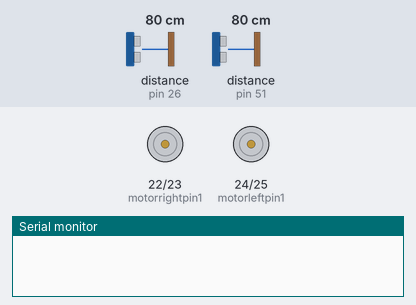
A sketch run on a simulated Arduino Mega 2560, built with avr-gcc and run on an emulated ATmega2560. On the bench: motor-driver pin pairs drawn as motors (green arrow = first pin HIGH = forward, orange = second pin HIGH = backward, longer = more drive), the last lines printed to the serial monitor. Wiring (inferred from the names in the program): ultrasonic range finder: trigger pin 50; echo pin 51. The inputs (shaded band) are chosen by the test bench; at power-on: distance to the obstacle (sensors on pin 51, pin 26) 80 cm. The echo pulse lasts 58.3 µs per cm.

Above: at 1.8 s.
1.9 s: distance to the obstacle (sensor on pin 51) set to 5 cm
3.4 s: distance to the obstacle (sensor on pin 51) set to 2 cm
At 4.7 s:
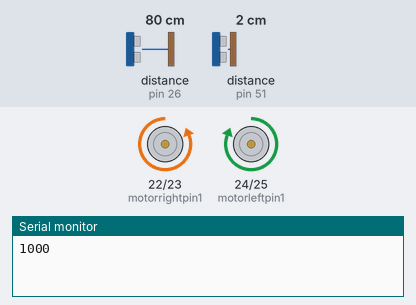
At 8.4 s:
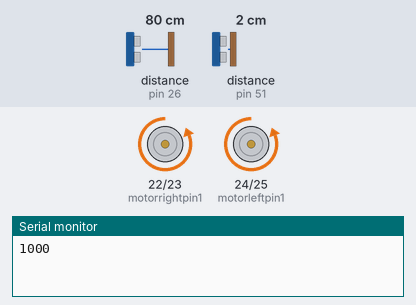
Timing chart, 0 to 11.9 s (numbered marks = the images above; inputs shaded):
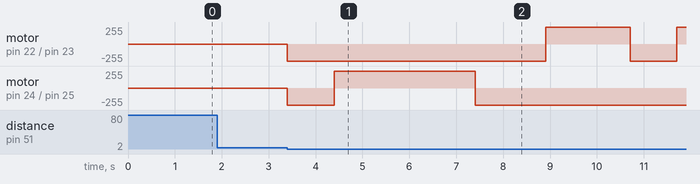

Measured:
- the behaviour switches between 4 and 3 cm on distance to the obstacle (sensor on pin 51) (found by bisection; images 0 and 1)
- after the input at 1.9 s, every drawn part: stays the same

The sketch:

robot_tour.ino
```cpp
// motor
int motorrightpin1 = 22;
int motorrightpin2 = 23;
int motorleftpin1 = 24;
int motorleftpin2 = 25;
int Wall = 15;
// distanceSensors
const int trigPinL = 52;
const int echoPinL = 53;
const int trigPinM = 50;
const int echoPinM = 51;
const int trigPinR = 27;
const int echoPinR = 26;
long duration;
int distance = 100;
// colorSensor
#define S0 4
#define S1 5
#define S2 6
#define S3 7
#define sensorOut 8
int redFrequency = 0;
int greenFrequency = 0;
int blueFrequency = 0;
void setup() {
  // motor
  pinMode(motorrightpin1, OUTPUT);
  pinMode(motorrightpin2, OUTPUT);
  pinMode(motorleftpin1, OUTPUT);
  pinMode(motorleftpin2, OUTPUT);
  // DistanceSensors
  pinMode(trigPinL, OUTPUT);
  pinMode(echoPinL, INPUT);
  pinMode(trigPinM, OUTPUT);
  pinMode(echoPinM, INPUT);
  pinMode(trigPinR, OUTPUT);
  pinMode(echoPinR, INPUT);
  Serial.begin(9600);
}
void StartMotors() {
  digitalWrite(motorrightpin1, LOW);
  digitalWrite(motorrightpin2, HIGH);
  digitalWrite(motorleftpin1, LOW);
  digitalWrite(motorleftpin2, HIGH);

}
void StopMotor() {
  digitalWrite(motorrightpin1, LOW);
  digitalWrite(motorrightpin2, LOW);
  digitalWrite(motorleftpin1, LOW);
  digitalWrite(motorleftpin2, LOW);
  delay(1000);
}
void LeftTurn(int Sec) {
  digitalWrite(motorrightpin1, LOW);
  digitalWrite(motorrightpin2, HIGH);
  digitalWrite(motorleftpin1, HIGH);
  digitalWrite(motorleftpin2, LOW);
  delay(Sec);
}
void RightTurn(int Sec) {
  digitalWrite(motorrightpin1, HIGH);
  digitalWrite(motorrightpin2, LOW);
  digitalWrite(motorleftpin1, LOW);
  digitalWrite(motorleftpin2, HIGH);
  delay(Sec);
}
void StraightEc(int dist) {
  StartMotors();
  delay(1000);
  distance = 1000;
  while (distance > dist) {
    Serial.println(distance);
    digitalWrite(trigPinM, LOW);
    delayMicroseconds(21);
    // Sets the trigPin on HIGH state for 10 micro seconds
    digitalWrite(trigPinM, HIGH);
    delayMicroseconds(10);
    digitalWrite(trigPinM, LOW);
    // Reads the echoPin, returns the sound wave travel time in microseconds
    duration = pulseIn(echoPinM, HIGH);
    // Calculating the distance
    distance = duration * 0.034 / 2;
  }
}
void BlueOne() {
  StraightEc(Wall);
  // turn
  LeftTurn(3000);
  // straight
  StartMotors();
  distance = 0;
  while (distance < 35) {
    digitalWrite(trigPinR, LOW);
    delayMicroseconds(21);
    // Sets the trigPin on HIGH state for 10 micro seconds
    digitalWrite(trigPinR, HIGH);
    delayMicroseconds(10);
    digitalWrite(trigPinR, LOW);
    // Reads the echoPin, returns the sound wave travel time in microseconds
    duration = pulseIn(echoPinR, HIGH);
    // Calculating the distance
    distance = duration * 0.034 / 2;
  }
  delay(1500);
  RightTurn(1800);
  StraightEc(Wall);
  RightTurn(2200);
  StraightEc(Wall);
  LeftTurn(1600);
  StraightEc(Wall);
  // stop
  StopMotor();
}
void BlueOne1 (){
  LeftTurn(1600);
  distance = 0;
  while (distance < 35) {
    digitalWrite(trigPinR, LOW);
    delayMicroseconds(21);
    // Sets the trigPin on HIGH state for 10 micro seconds
    digitalWrite(trigPinR, HIGH);
    delayMicroseconds(10);
    digitalWrite(trigPinR, LOW);
    // Reads the echoPin, returns the sound wave travel time in microseconds
    duration = pulseIn(echoPinR, HIGH);
    // Calculating the distance
    distance = duration * 0.034 / 2;
  }
  delay(1500);
  RightTurn(2000);
  StartMotors();
  delay(2000);
  RightTurn(2000);
  StraightEc(Wall);
  LeftTurn(3200);
  StartMotors();
  distance = 0;
  while (distance < 35) {
    digitalWrite(trigPinL, LOW);
    delayMicroseconds(21);
    // Sets the trigPin on HIGH state for 10 micro seconds
    digitalWrite(trigPinL, HIGH);
    delayMicroseconds(10);
    digitalWrite(trigPinL, LOW);
    // Reads the echoPin, returns the sound wave travel time in microseconds
    duration = pulseIn(echoPinL, HIGH);
    // Calculating the distance
    distance = duration * 0.034 / 2;
  }
  delay(1500);
  LeftTurn(1600);
  StraightEc(Wall);
  LeftTurn(1600);
  distance = 100;
  StartMotors();
  while (distance > 40) {
    digitalWrite(trigPinL, LOW);
    delayMicroseconds(21);
    // Sets the trigPin on HIGH state for 10 micro seconds
    digitalWrite(trigPinL, HIGH);
    delayMicroseconds(10);
    digitalWrite(trigPinL, LOW);
    // Reads the echoPin, returns the sound wave travel time in microseconds
    duration = pulseIn(echoPinL, HIGH);
    // Calculating the distance
    distance = duration * 0.034 / 2;
  }
  delay(1500);
  LeftTurn(1600);
  StopMotor();
}
void BlueTwo() {
  RightTurn(2000);
  StartMotors();
  distance = 0;
  while (distance < 100) {
    digitalWrite(trigPinL, LOW);
    delayMicroseconds(21);
    // Sets the trigPin on HIGH state for 10 micro seconds
    digitalWrite(trigPinL, HIGH);
    delayMicroseconds(10);
    digitalWrite(trigPinL, LOW);
    // Reads the echoPin, returns the sound wave travel time in microseconds
    duration = pulseIn(echoPinL, HIGH);
    // Calculating the distance
    distance = duration * 0.034 / 2;
  }
  delay(1500);
  StopMotor();
}
void BlueTwo1 (){
  LeftTurn(1600);
  StartMotors();
  distance = 0;
  while (distance < 100) {
    digitalWrite(trigPinL, LOW);
    delayMicroseconds(21);
    // Sets the trigPin on HIGH state for 10 micro seconds
    digitalWrite(trigPinL, HIGH);
    delayMicroseconds(10);
    digitalWrite(trigPinL, LOW);
    // Reads the echoPin, returns the sound wave travel time in microseconds
    duration = pulseIn(echoPinL, HIGH);
    // Calculating the distance
    distance = duration * 0.034 / 2;
  }
  delay(1500);
  distance = 100;
  LeftTurn(3200);
  StraightEc(Wall);
  LeftTurn(1600);
  StopMotor();
}
void BlueThree() {
  StartMotors();
  distance = 0;
  while (distance < 60) {
    digitalWrite(trigPinR, LOW);
    delayMicroseconds(21);
    // Sets the trigPin on HIGH state for 10 micro seconds
    digitalWrite(trigPinR, HIGH);
    delayMicroseconds(10);
    digitalWrite(trigPinR, LOW);
    // Reads the echoPin, returns the sound wave travel time in microseconds
    duration = pulseIn(echoPinR, HIGH);
    // Calculating the distance
    distance = duration * 0.034 / 2;
  }
  delay(1500);
  StopMotor();
}
void BlueThree1() {
  LeftTurn(1600);
  StartMotors();
  distance = 100;
  while (distance > 40) {
    digitalWrite(trigPinL, LOW);
    delayMicroseconds(21);
    // Sets the trigPin on HIGH state for 10 micro seconds
    digitalWrite(trigPinL, HIGH);
    delayMicroseconds(10);
    digitalWrite(trigPinL, LOW);
    // Reads the echoPin, returns the sound wave travel time in microseconds
    duration = pulseIn(echoPinL, HIGH);
    // Calculating the distance
    distance = duration * 0.034 / 2;
  }
  delay(1500);
  LeftTurn(3200);
  StartMotors();
  distance = 0;
  while (distance < 70) {
    digitalWrite(trigPinR, LOW);
    delayMicroseconds(21);
    // Sets the trigPin on HIGH state for 10 micro seconds
    digitalWrite(trigPinR, HIGH);
    delayMicroseconds(10);
    digitalWrite(trigPinR, LOW);
    // Reads the echoPin, returns the sound wave travel time in microseconds
    duration = pulseIn(echoPinR, HIGH);
    // Calculating the distance
    distance = duration * 0.034 / 2;
  }
  delay(1500);
  LeftTurn(1600);
  StopMotor();
}
void BlueFour() {
  RightTurn(2000);
  StraightEc(Wall);
  LeftTurn(1600);
  StraightEc(Wall);
  LeftTurn(1600);
  StartMotors();
  distance = 0;
  while (distance < 70) {
    digitalWrite(trigPinR, LOW);
    delayMicroseconds(21);
    // Sets the trigPin on HIGH state for 10 micro seconds
    digitalWrite(trigPinR, HIGH);
    delayMicroseconds(10);
    digitalWrite(trigPinR, LOW);
    // Reads the echoPin, returns the sound wave travel time in microseconds
    duration = pulseIn(echoPinR, HIGH);
    // Calculating the distance
    distance = duration * 0.034 / 2;
  }
  delay(1500);
  StopMotor();
}
void BlueFour1() {
  LeftTurn(1600);
  StartMotors();
  distance = 100;
  while (distance > 40) {
    digitalWrite(trigPinL, LOW);
    delayMicroseconds(21);
    // Sets the trigPin on HIGH state for 10 micro seconds
    digitalWrite(trigPinL, HIGH);
    delayMicroseconds(10);
    digitalWrite(trigPinR, LOW);
    // Reads the echoPin, returns the sound wave travel time in microseconds
    duration = pulseIn(echoPinL, HIGH);
    // Calculating the distance
    distance = duration * 0.034 / 2;
  }
  delay(1500);
  LeftTurn(3200);
  StartMotors();
  distance = 0;
  while (distance < 60) {
    digitalWrite(trigPinR, LOW);
    delayMicroseconds(21);
    // Sets the trigPin on HIGH state for 10 micro seconds
    digitalWrite(trigPinR, HIGH);
    delayMicroseconds(10);
    digitalWrite(trigPinR, LOW);
    // Reads the echoPin, returns the sound wave travel time in microseconds
    duration = pulseIn(echoPinR, HIGH);
    // Calculating the distance
    distance = duration * 0.034 / 2;
  }
  delay(1500);
  LeftTurn(1600);
  StopMotor();
}
void BlueStart() {
  RightTurn(2000);
  StartMotors();
  distance = 100;
  while (distance > 40) {
    digitalWrite(trigPinR, LOW);
    delayMicroseconds(21);
    // Sets the trigPin on HIGH state for 10 micro seconds
    digitalWrite(trigPinR, HIGH);
    delayMicroseconds(10);
    digitalWrite(trigPinR, LOW);
    // Reads the echoPin, returns the sound wave travel time in microseconds
    duration = pulseIn(echoPinR, HIGH);
    // Calculating the distance
    distance = duration * 0.034 / 2;
  }
  delay(1500);
  RightTurn(2000);
  StopMotor();
}
void loop() {
  delay(1000);
  while (distance > 2) {
    digitalWrite(trigPinM, LOW);
    delayMicroseconds(21);
    // Sets the trigPin on HIGH state for 10 micro seconds
    digitalWrite(trigPinM, HIGH);
    delayMicroseconds(10);
    digitalWrite(trigPinM, LOW);
    // Reads the echoPin, returns the sound wave travel time in microseconds
    duration = pulseIn(echoPinM, HIGH);
    // Calculating the distance
    distance = duration * 0.034 / 2;
    // Prints the distance on the Serial Monitor
  }
  distance = 100;
  BlueOne();
}
```
